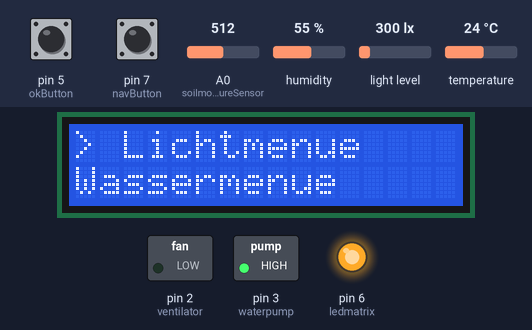
This sketch was run on a simulated Arduino Uno, built with avr-gcc and run on an emulated ATmega328P. Parts: 16×2 character LCD, switched loads named in the sketch (green lamp = pin HIGH), output pins drawn as LEDs (lit = HIGH). The test bench sets the inputs (shaded band); at power-on: pin 5 (okButton) LOW, pin 7 (navButton) LOW, A0 (soilmoistureSensor) = 512, light level 300 lx, temperature 24 °C, humidity 55 %. What the sketch prints to the serial monitor is not drawn.

Above: at 1.2 s.
1.3 s: pin 5 (okButton) pulled HIGH for 3.2 s
At 5.5 s:
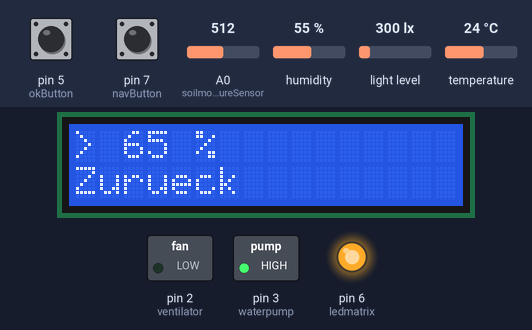
6.0 s: pin 7 (navButton) pulled HIGH for 1 s
At 7.9 s:
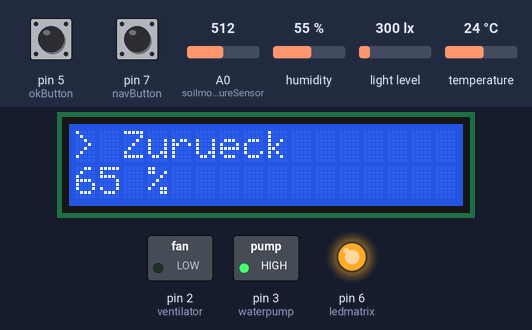
8.5 s: A0 (soilmoistureSensor) set to 541
At 9.1 s:
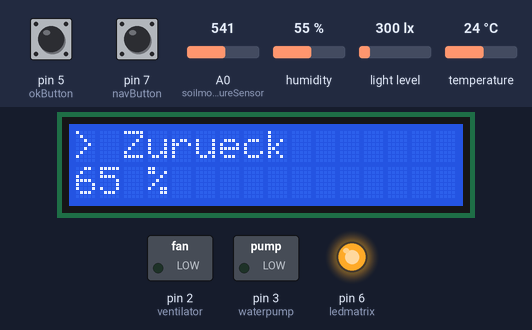
10.1 s: light level set to 358 lx
At 10.8 s:
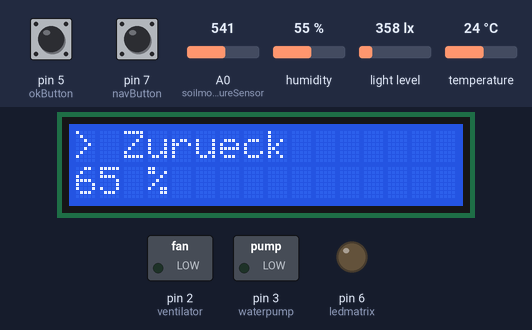
11.6 s: temperature set to 27 °C
17.8 s: temperature set to 30 °C
At 20.0 s:
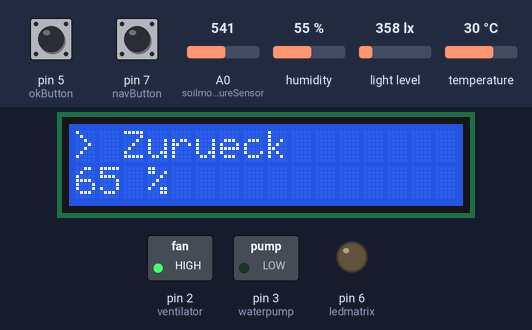
Timing chart, 0 to 21.5 s (numbered marks = the images above; inputs shaded):
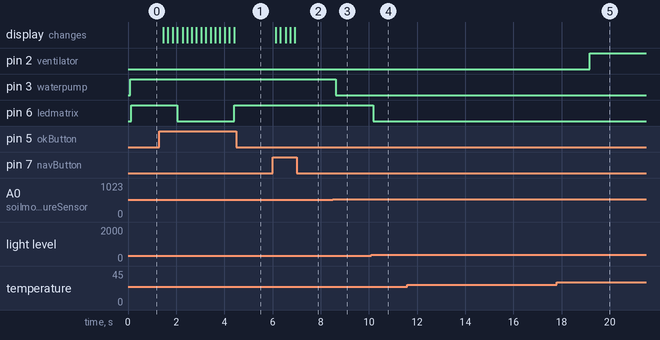

Measured:
- the behaviour switches between 523 and 524 on A0 (soilmoistureSensor) (found by bisection; images 2 and 3)
- the behaviour switches between 325 and 326 lx on light level (found by bisection; images 3 and 4)
- the behaviour switches between 28 and 29 °C on temperature (found by bisection; images 4 and 5)
- after the input at 1.3 s, pin 6 (ledmatrix): HIGH → LOW after 0.74 s, → HIGH 2.4 s later; the display: first changes after 0.17 s (image 1 shows a later state)
- after the input at 6.0 s, the display: changes after 0.13 s (image 2)
- after the input at 8.5 s, pin 3 (waterpump): HIGH → LOW after 0.12 s
- after the input at 10.1 s, pin 6 (ledmatrix): HIGH → LOW after 0.08 s
- after the input at 11.6 s, every drawn part: stays the same
- after the input at 17.8 s, pin 2 (ventilator): LOW → HIGH after 1.4 s

The sketch:

indoorgarden.ino
```cpp
/*
Title: Indoor Garden
Authors: Fu Yunfei, Jannik Glane, Matteo Kuschel
Date: 24.01.2023
*/

// include libraries
#include <DHT.h>
#include <DHT_U.h>
#include <Wire.h>
#include <BH1750.h>
#include "menu.h"

// configuring lcd display
// const int rs = 13, e = 12, d4 = 11, d5 = 10, d6 = 9, d7 = 8;
LiquidCrystal lcd(13, 12, 11, 10, 9, 8);

// initialize BH1750 object
BH1750 lightMeter;

//initialize DHT object
#define PIN 4
#define TYPE DHT11
DHT dht(PIN, TYPE);

// reference default values
const float maxTemperatureDefault = 28;
const float maxHumidityDefault = 70;
const float minSoilMoisturepercentDefault = 30;
const float minLightLevelDefault = 500;

// define min and max values
float maxTemperature;
float maxHumidity;
float minSoilMoisturepercent;
float minLightLevel;

// define pins
const int waterpump = 3;
const int ventilator = 2;
const int ledmatrix = 6;
const int soilmoistureSensor = A0;

// define values for soil moisture
const float AirValue = 620;
const float WaterValue = 310;
float soilMoistureValue = 0;
float soilmoisturepercent = 0;

void setup()
{
    // debug
  Serial.begin(9600);

  // start dht library for temperature sensor
  dht.begin();

  // start libraries for light sensor
  Wire.begin();
  lightMeter.begin();

  // set pin mode
  pinMode(ventilator, OUTPUT);
  pinMode(ledmatrix, OUTPUT);
  pinMode(waterpump, OUTPUT);
  pinMode(soilmoistureSensor, INPUT);

  pinMode(navButton, INPUT);
  pinMode(okButton, INPUT);

  // thresholds
  maxTemperature = maxTemperatureDefault;
  maxHumidity = maxHumidityDefault;
  minSoilMoisturepercent =minSoilMoisturepercentDefault;
  minLightLevel = minLightLevelDefault;

  // menu setup
  setupMenu(&lcd);
}

void processTemperatureAndHumidity()
{
  //read temperature and humidity
  float temperature = dht.readTemperature();
  float humidity = dht.readHumidity();

  // start ventilator if temperature or humidity is higher than max values
  if ((temperature > maxTemperature) || (humidity > maxHumidity))
  {
    digitalWrite(ventilator, HIGH);
  }
  else
  {
    //stop ventilator
    digitalWrite(ventilator, LOW);
  }

  Serial.print("maxTemp: ");
  Serial.print(maxTemperature);
  Serial.print(" Temp: ");
  Serial.print(temperature);
  Serial.println();
}

void processsoilMoisture()
{
  // get sensor value
  soilMoistureValue = analogRead(soilmoistureSensor);
  // get soil moisture percent
  soilmoisturepercent = map(soilMoistureValue, AirValue, WaterValue, 0, 100);

  // start water pump if soilmoisturepercent is higher than minSoilMoisturepercent
  if (soilmoisturepercent < minSoilMoisturepercent)
  {
    digitalWrite(waterpump, LOW);
  }
  else
  {
    //stop water pump
    digitalWrite(waterpump, HIGH);
  }

  Serial.print("MinSoilMoisture: ");
  Serial.print(minSoilMoisturepercent);
  Serial.print(" Moisture: ");
  Serial.print(soilmoisturepercent);
  Serial.println();
}

void processLightLevel()
{
  // get reading from gy302 light sensor
  float lux = lightMeter.readLightLevel();

  Serial.print("MinLightLevel: ");
  Serial.print(minLightLevel);
  Serial.print(" Lux: ");
  Serial.print(lux);
  Serial.println();

  //start ledmatrix if lightlevel is higher than minLightLevel
  if (lux < minLightLevel)
  {
    digitalWrite(ledmatrix, HIGH);
  }
  else
  {
    // stop LED Matrix
    digitalWrite(ledmatrix, LOW);
  }
}

void readInput()
{
  navState = digitalRead(navButton);
  okState = digitalRead(okButton);
}

// update max values for the sensors
void updateSensorValues()
{
  minLightLevel = (minLightLevelDefault / 100) * (menu.nodes[0].settings[0].setting.threshold * 100);
  minSoilMoisturepercent = (minSoilMoisturepercentDefault / 100) * (menu.nodes[1].settings[0].setting.threshold * 100);
  maxTemperature = (maxTemperatureDefault / 100) * (menu.nodes[2].settings[0].setting.threshold * 100);
}

void loop()
{
  processTemperatureAndHumidity();
  processsoilMoisture();
  processLightLevel();

  // menu
  readInput();
  navigateMenu();
  processOutput(&lcd);
  updateSensorValues();

  // prevents multiple reads of a button press
  delay(150);
}
```

menu.cpp
```cpp
#include "menu.h"
#include <Arduino.h>

extern uint8_t navState = 0x0;
extern uint8_t okState = 0x0;
extern String currentSelection = "";
extern String nextSelection = "";
extern int changeDetector = 1;
extern Menu menu = {0,
  {
    {"Lichtmenue",
    {
      {"Schwellwert", {threshold, false, 1.0, false, 0, 0, 0}},
      {"Zeit verwenden", {toggle, false, 1.0, false, 0, 0, 0}},
      {"Start-Zeit", {startTime, false, 1.0, false, 0, 0, 0}},
      {"End-Zeit", {endTime, false, 1.0, false, 0, 0, 0}}
    },
    false,
    false,
    false,
    0,
    false},
    {"Wassermenue",
    {
      {"Schwellwert", {threshold, false, 1.0, false, 0, 0, 0}},
      {"Zeit verwenden", {toggle, false, 1.0, false, 0, 0, 0}},
      {"Start-Zeit", {startTime, false, 1.0, false, 0, 0, 0}},
      {"End-Zeit", {endTime, false, 1.0, false, 0, 0, 0}}
    },
    false,
    false,
    false,
    0,
    false},
    {"Temp.menue",
    {
      {"Schwellwert", {threshold, false, 1.0, false, 0, 0, 0}},
      {"Zeit verwenden", {toggle, false, 1.0, false, 0, 0, 0}},
      {"Start-Zeit", {startTime, false, 1.0, false, 0, 0, 0}},
      {"End-Zeit", {endTime, false, 1.0, false, 0, 0, 0}}
    },
    false,
    false,
    false,
    0,
    false}
  }
};

void setupMenu(LiquidCrystal *lcd) {
  lcd->begin(16, 2);

  changeSelection();
}

int determineNextPos(int currentPos, int maxPos)
{
  if((currentPos + 1) >= (maxPos))
  {
    return 0;
  }
  return currentPos + 1;
}

String determineNextNodeSelection(int currentPos, int maxPos)
{
  if((currentPos + 1) >= (maxPos))
  {
    return menu.nodes[0].name;
  }

  return menu.nodes[currentPos+1].name;
}

String determineNextSettingSelection(int currentPos, int maxPos)
{
  if((currentPos + 1) >= (maxPos))
  {
    return menu.nodes[menu.nodePos].settings[0].name;
  }

  return menu.nodes[menu.nodePos].settings[currentPos+1].name;
}

void printMenu(LiquidCrystal *lcd)
{
  lcd->clear();
  lcd->setCursor(0,0);
  lcd->print("> ");
  lcd->print(currentSelection);
  lcd->setCursor(0,1);
  lcd->print(nextSelection);
}

void changeSelection()
{
  MenuNode *currentNode = &menu.nodes[menu.nodePos];

  if (currentNode->onBackButton == false && currentNode->settingsPos == (settingNodes - 1) && currentNode->inSettingsNode == true)
  {
      currentSelection = currentNode->settings[currentNode->settingsPos].name;
      nextSelection = "Zureuck";
  }
  else if (currentNode->onBackButton == true && currentNode->settingsPos == (settingNodes - 1))
  {
    currentSelection = "Zurueck";
    nextSelection = currentNode->settings[0].name;
  }
  else if (currentNode->inEditSetting == true && currentNode->inSettingsNode == true)
  {
    String value = getSettingValueAsString(&currentNode->settings[currentNode->settingsPos].setting);
    String back = "Zurueck";

    if (currentNode->settings[currentNode->settingsPos].setting.onBackButton)
    {
      currentSelection = back;
      nextSelection = value;
    }
    else
    {
      currentSelection = value;
      nextSelection = back;
    }
  }
  else if (currentNode->inSettingsNode == false)
  {
    currentSelection = currentNode->name;
    nextSelection = determineNextNodeSelection(menu.nodePos, totalNodes);
  }
  else
  {
    currentSelection = menu.nodes[menu.nodePos].settings[menu.nodes[menu.nodePos].settingsPos].name;
    nextSelection = determineNextSettingSelection(menu.nodes[menu.nodePos].settingsPos, settingNodes);
  }

  changeDetector = 1;
}

void enterSettingsNodes(MenuNode *node)
{
  node->inSettingsNode = true;
  changeSelection();
}

String convertToTime(float time)
{
  int hour = floor(time);
  int minutes = floor(((time - hour) * 60));

  String output = "";
  output.concat(hour);
  output.concat(":");
  output.concat(minutes);
  return output;
}

String getSettingValueAsString(Setting *setting)
{
  String val = "";

    switch (setting->type) {
    case threshold:
      val = (String)(int)floor(setting->threshold * 100);
      val.concat(" %");
      break;
    case toggle:
      if (setting->toggle)
      {
        return "[X] AN [] AUS";
      }
      return "[] AN [X] AUS";
      break;
    case startTime:
      val = convertToTime(setting->startTime);
      break;
    case endTime:
      val = convertToTime(setting->endTime);
      break;
    case fixedTime:
      val = convertToTime(setting->fixedTime);
      break;
    default:
      return "default";
  }

  return val;
}

void enterSettingEditMode(MenuNode *node)
{
  node->inEditSetting = true;
}

void alterSettingValue(float *value, float max)
{
  if (*value >= max)
  {
    *value = 0.0;
  }
  else
  {
    *value += 0.05;
  }
}

void alterValue(Setting *setting)
{
  switch (setting->type)
  {
  case threshold:
    alterSettingValue(&setting->threshold, 1.0);
    break;
  case toggle:
    setting->toggle = !setting->toggle;
    break;
  case startTime:
    alterSettingValue(&setting->startTime, 24);
    break;
  case endTime:
    alterSettingValue(&setting->endTime, 24);
    break;
  case fixedTime:
    alterSettingValue(&setting->fixedTime, 24);
    break;
  default:
    break;
  }
}

void navigateMenu()
{
  MenuNode *currentNode = &menu.nodes[menu.nodePos];

  if (navState == 0x1)
  {
    if (currentNode->settingsPos == (settingNodes - 1) && currentNode->onBackButton == false && currentNode->inSettingsNode == true)
    {
      currentNode->onBackButton = true;
    }
    else if (currentNode->settingsPos == (settingNodes - 1) && currentNode->onBackButton == true)
    {
      currentNode->onBackButton = false;
      currentNode->settingsPos = determineNextPos(currentNode->settingsPos, settingNodes);
    }
    else if (currentNode->inSettingsNode == true && currentNode->inEditSetting == true)
    {
      currentNode->settings[currentNode->settingsPos].setting.onBackButton = !currentNode->settings[currentNode->settingsPos].setting.onBackButton;
    }
    else if (currentNode->inSettingsNode == false)
    {
      menu.nodePos = determineNextPos(menu.nodePos, totalNodes);
    }
    else
    {
      currentNode->settingsPos = determineNextPos(currentNode->settingsPos, settingNodes);
    }
    changeSelection();
    return;
  }

  if (okState == 0x1)
  {
    if (currentNode->onBackButton == true)
    {
      currentNode->onBackButton = false;
      currentNode->inSettingsNode = false;
      currentNode->inEditSetting = false;
    }
    else if (currentNode->inSettingsNode == true && currentNode->inEditSetting == true && currentNode->settings[currentNode->settingsPos].setting.onBackButton == true)
    {
      currentNode->inEditSetting = !currentNode->inEditSetting;
    }
    else if (currentNode->inSettingsNode == true && currentNode->inEditSetting == true && currentNode->settings[currentNode->settingsPos].setting.onBackButton == false)
    {
      alterValue(&currentNode->settings[currentNode->settingsPos].setting);
    }
    else if (menu.nodes[menu.nodePos].inSettingsNode == true)
    {
      enterSettingEditMode(&menu.nodes[menu.nodePos]);
    }
    else
    {
      enterSettingsNodes(&menu.nodes[menu.nodePos]);
    }

    changeSelection();
    return;
  }
}

void processOutput(LiquidCrystal *lcd)
{
  if (changeDetector == 0)
  {
    return;
  }

  printMenu(lcd);
  changeDetector = 0;
}
```

menu.h
```cpp
#ifndef MENU_H
#define MENU_H

#include <LiquidCrystal.h>
#include <math.h>

const int navButton = 7;
const int okButton = 5;

extern uint8_t navState;
extern uint8_t okState;
extern String currentSelection;
extern String nextSelection;
extern int changeDetector;

const int totalNodes = 3;
const int settingNodes = 4;

enum SettingType
{
  threshold = 0,
  toggle = 1,
  startTime = 2,
  endTime = 3,
  fixedTime = 4,
};

struct Setting
{
  SettingType type;
  bool onBackButton;
  float threshold;
  bool toggle;
  float startTime;
  float endTime;
  float fixedTime;
};

struct SettingNode {
  String name;
  Setting setting;
};

struct MenuNode {
  String name;
  SettingNode settings[settingNodes];
  bool inEditSetting;
  bool inSettingsNode;
  bool hasSetting;
  int settingsPos;
  bool onBackButton;
};

struct Menu {
  int nodePos;
  MenuNode nodes[totalNodes];
};

extern Menu menu;

void setupMenu(LiquidCrystal *lcd);

int determineNextPos(int currentPos, int maxPos);

String determineNextNodeSelection(int currentPos, int maxPos);

String determineNextSettingSelection(int currentPos, int maxPos);

void printMenu(LiquidCrystal *lcd);

void changeSelection();

void enterSettingsNodes(MenuNode *node);

String convertToTime(float time);

String getSettingValueAsString(Setting *setting);

void enterSettingEditMode(MenuNode *node);

void alterSettingValue(float *value, float max);

void alterValue(Setting *setting);

void navigateMenu();

void processOutput(LiquidCrystal *lcd);

#endif
```
